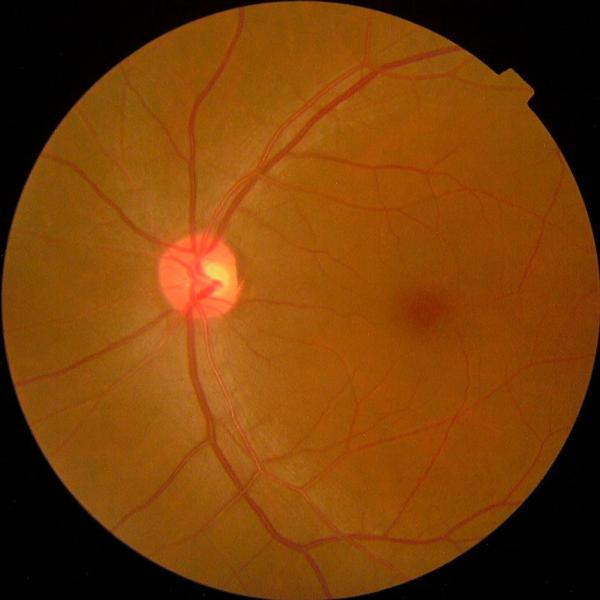
#> input picture backend/model/test_images/test_grade0.jpg, 600 x 600 px; its folder holds only this picture in this run
$ python -i preprocess.py   (imports and definitions only)
#> lines starting #> are read from the running program, lines starting #| are printed output that depends on the picture; after the words box and inside, x2 and y2 are one past the last pixel; in counts of white or black regions, pixels touching at a corner belong together
#> in preprocess_fundus_image, image is the input picture: shape (600, 600, 3); mean B, G, R 8.5, 62.9, 119.9
import cv2
import numpy as np
import os

def crop_retina_circle(image, tolerance=10):
    """
    Détecte les contours de la rétine et effectue un rognage circulaire ou rectangulaire serré
    pour éliminer le fond noir inutile et centrer la zone d'intérêt.
    """
#> called with tolerance = 10
    if len(image.shape) == 2:
        gray = image
    else:
        gray = cv2.cvtColor(image, cv2.COLOR_BGR2GRAY)
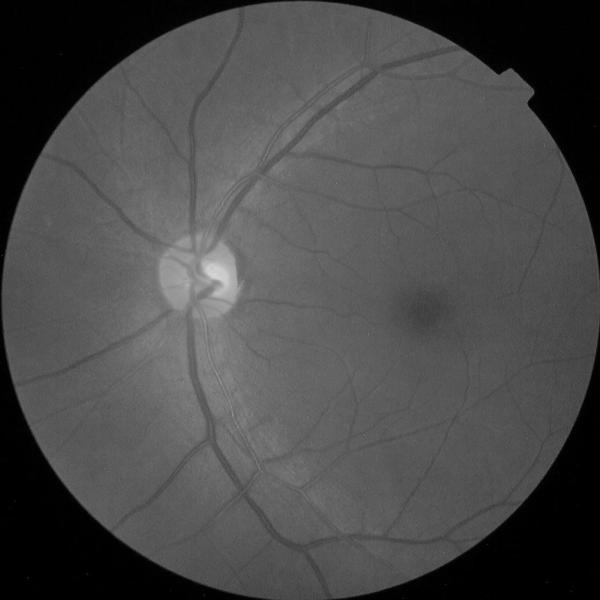
#> gray: shape (600, 600); min 0, max 215, mean 73.7

    # Seuil pour séparer le fond noir de la rétine éclairée
    _, thresh = cv2.threshold(gray, tolerance, 255, cv2.THRESH_BINARY)
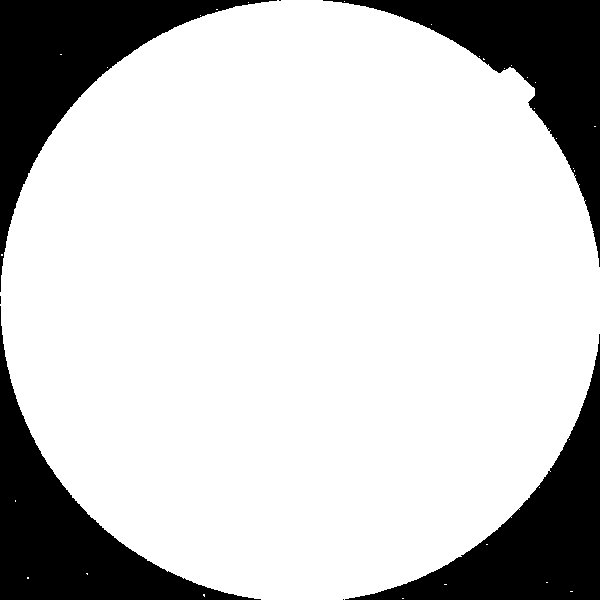
#> thresh: shape (600, 600); 79.2% white; 7 black regions (3 under 20 px)

    # Trouver les contours de la zone éclairée
    contours, _ = cv2.findContours(thresh, cv2.RETR_EXTERNAL, cv2.CHAIN_APPROX_SIMPLE)
#> contours = 31 contours, 30 with area under 20; largest, box (x1, y1, x2, y2) and area: (0, 0, 600, 600) 284003

    if not contours:
        # Si aucun contour n'est détecté, retourner l'image originale
        return image

    # Sélectionner le plus grand contour (la rétine)
    c = max(contours, key=cv2.contourArea)
#> c = contour of 916 points, box (x1, y1, x2, y2) (0, 0, 600, 600), area 284003

    # Obtenir la boîte englobante
    x, y, w, h = cv2.boundingRect(c)
#> x = 0; y = 0; w = 600; h = 600

    # Rognage de la boîte englobante
    cropped = image[y:y+h, x:x+w]
    return cropped

def ben_graham_preprocessing(image, sigma=10):
    """
    Implémente la célèbre méthode de Ben Graham (gagnant Kaggle 2015) :
    Soustraction de la couleur locale floutée pour harmoniser l'éclairage et
    faire ressortir les lésions microscopiques (microanévrysmes, exsudats).
    """
#> called with sigma = 10
    # Éviter de modifier l'image originale
    img = image.copy()

    # Appliquer un flou gaussien de rayon sigma pour capturer l'éclairage global
    blurred = cv2.GaussianBlur(img, (0, 0), sigma)

    # Soustraire le flou de l'image d'origine pour enlever la basse fréquence d'éclairage
    # Formule : 4 * img - 4 * blurred + 128 (gris neutre de base)
    processed = cv2.addWeighted(img, 4, blurred, -4, 128)
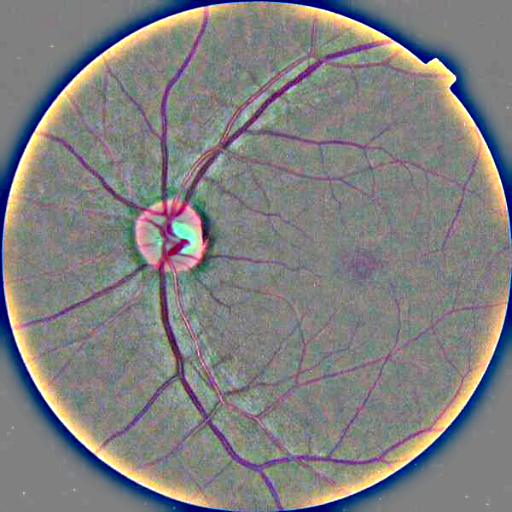
#> processed: shape (512, 512, 3); mean B, G, R 128, 127.9, 128.4

    return processed

def apply_clahe(image, clip_limit=2.0, tile_grid_size=(8, 8)):
    """
    Applique l'égalisation adaptative de contraste CLAHE sur le canal L de l'espace LAB
    afin de rehausser les vaisseaux et microanévrysmes sans surexposer l'image.
    """
#> called with clip_limit = 2, tile_grid_size = (8, 8)
    if len(image.shape) == 2:
        clahe = cv2.createCLAHE(clipLimit=clip_limit, tileGridSize=tile_grid_size)
        return clahe.apply(image)

    # Convertir en espace colorimétrique LAB pour travailler sur la luminance (L)
    lab = cv2.cvtColor(image, cv2.COLOR_BGR2LAB)
#> lab: shape (512, 512, 3); mean of channels 0, 1, 2 137.1, 129.5, 128
    l, a, b = cv2.split(lab)
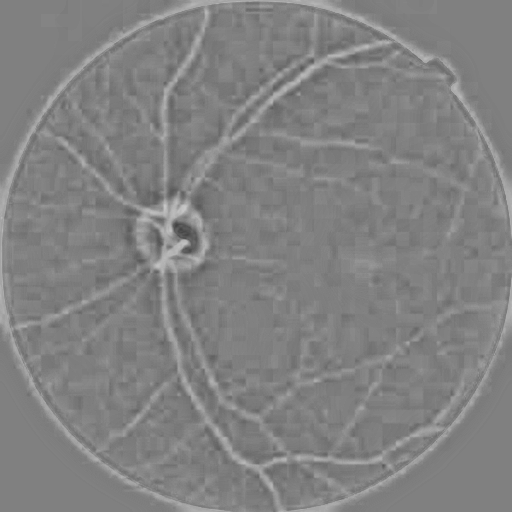
#> a: shape (512, 512); min 67, max 199, mean 129.5
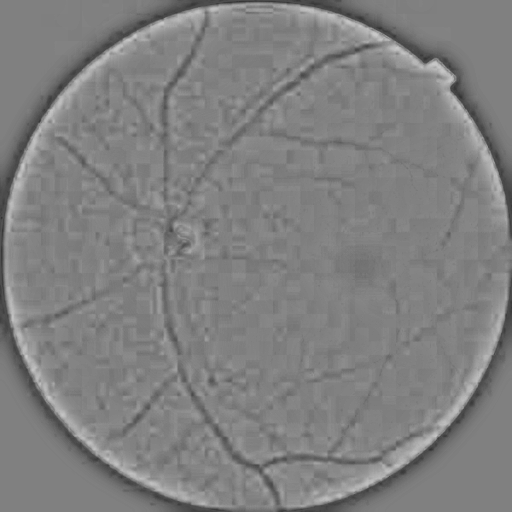
#> b: shape (512, 512); min 49, max 202, mean 128

    # Appliquer CLAHE sur le canal de luminance L
    clahe = cv2.createCLAHE(clipLimit=clip_limit, tileGridSize=tile_grid_size)
    cl = clahe.apply(l)
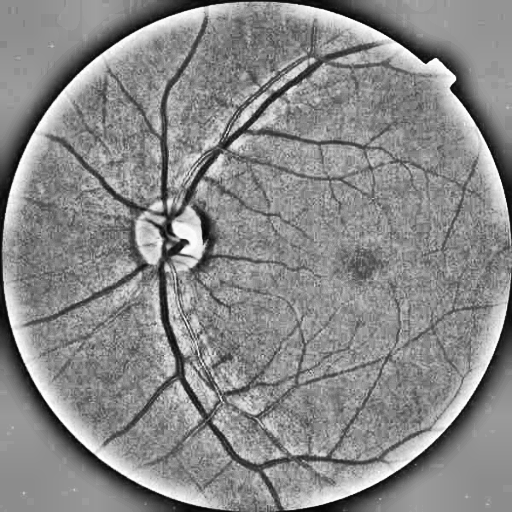
#> cl: shape (512, 512); min 3, max 255, mean 137

    # Recombiner et convertir à nouveau en BGR
    limg = cv2.merge((cl, a, b))
#> limg: shape (512, 512, 3); mean of channels 0, 1, 2 137, 129.5, 128
    enhanced = cv2.cvtColor(limg, cv2.COLOR_LAB2BGR)
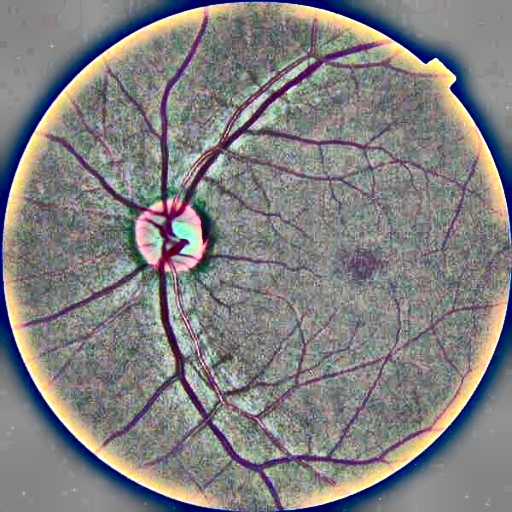
#> enhanced: shape (512, 512, 3); mean B, G, R 128.4, 128.7, 129.1

    return enhanced

def preprocess_fundus_image(image_path_or_array, target_size=512, sigma=10):
    """
    Pipeline complet de prétraitement clinique pour une image de fond d'œil :
    1. Chargement de l'image (si chemin fourni)
    2. Rognage circulaire de la rétine
    3. Redimensionnement préliminaire
    4. Soustraction de couleur locale de Ben Graham
    5. Amélioration locale des contrastes via CLAHE
    6. Redimensionnement final à la taille cible (512x512)
    """
    # 1. Charger l'image si c'est un chemin
    if isinstance(image_path_or_array, str):
        if not os.path.exists(image_path_or_array):
            raise FileNotFoundError(f"Image introuvable : {image_path_or_array}")
        image = cv2.imread(image_path_or_array)
    else:
        image = image_path_or_array.copy()

    if image is None:
        raise ValueError("Impossible de charger ou lire l'image.")

    # 2. Rognage de la rétine
    image_cropped = crop_retina_circle(image)

    # 3. Redimensionnement intermédiaire rapide pour le filtre de Graham
    # (permet un comportement constant quel que soit la résolution initiale)
    image_resized = cv2.resize(image_cropped, (target_size, target_size))

    # 4. Méthode Ben Graham
    image_graham = ben_graham_preprocessing(image_resized, sigma=sigma)

    # 5. Égalisation de contraste adaptative CLAHE
    image_preprocessed = apply_clahe(image_graham)

    return image_preprocessed

# Code de test rapide pour validation hors ligne
# [14 lines not run here, left out]

>>> result = preprocess_fundus_image('../backend/model/test_images/test_grade0.jpg')

$ run again, on backend/model/test_images/test_grade3.jpg
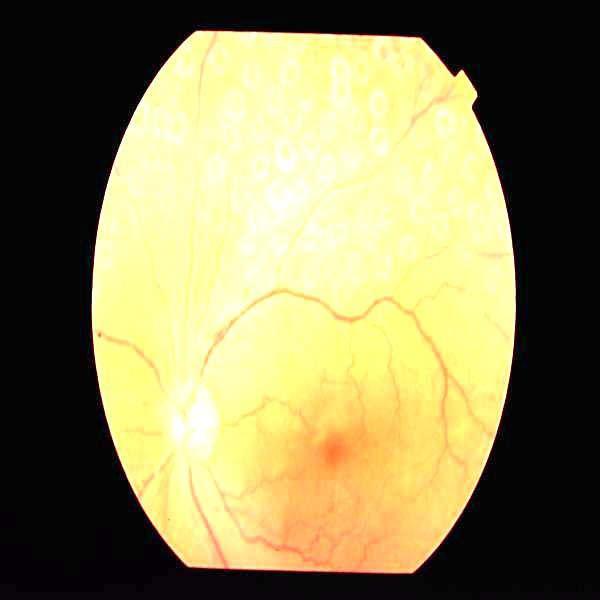
#> input picture backend/model/test_images/test_grade3.jpg, 600 x 600 px
#> in preprocess_fundus_image, image is the input picture: shape (600, 600, 3); mean B, G, R 89.2, 134.4, 141.3
#> in crop_retina_circle, `_, thresh = cv2.threshold(gray, tolerance, 255, cv2.THRESH_BINARY)`:
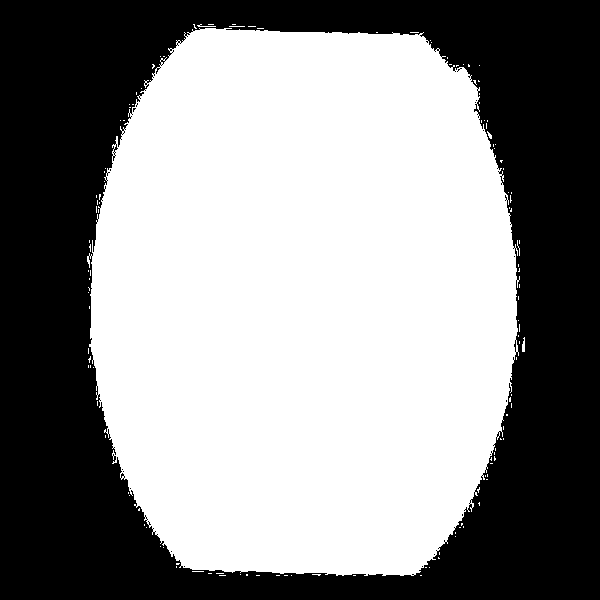
#> thresh: shape (600, 600); 55.8% white; 19 black regions (18 under 20 px)
#> contours = 131 contours, 130 with area under 20; largest, box (x1, y1, x2, y2) and area: (87, 28, 520, 576) 199346
#> c = contour of 1276 points, box (x1, y1, x2, y2) (87, 28, 520, 576), area 199346
#> x = 87; y = 28; w = 433; h = 548
#> lab: shape (512, 512, 3); mean of channels 0, 1, 2 138.8, 128.4, 129.4
#> limg: shape (512, 512, 3); mean of channels 0, 1, 2 136.2, 128.4, 129.4
#> in apply_clahe, `enhanced = cv2.cvtColor(limg, cv2.COLOR_LAB2BGR)`:
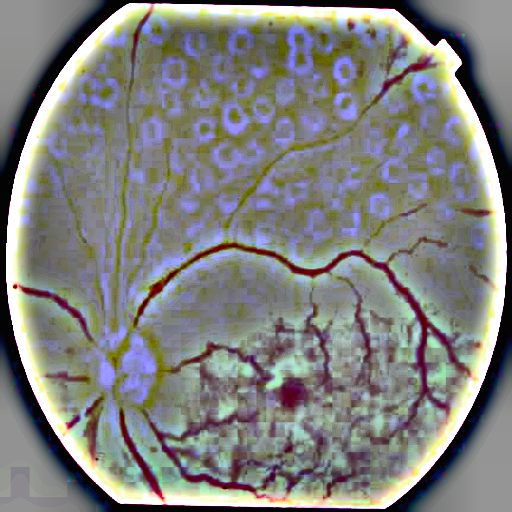
#> enhanced: shape (512, 512, 3); mean B, G, R 126.5, 128.9, 128.5
